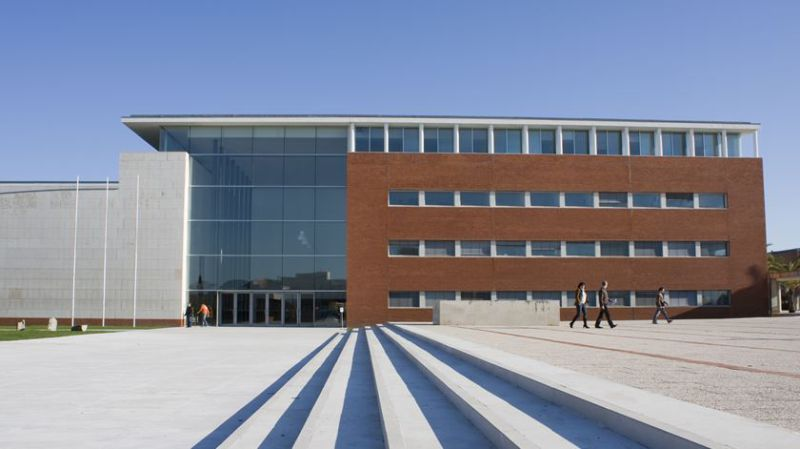
//> input picture tutorial_assigments/assigment_3/code/exer2/ua.jpeg, 800 x 449 px
$ ./canny ua.jpeg   (built with g++ and OpenCV 4)
//> lines starting //> are read from the running program, lines starting //| are printed output that depends on the picture
/**
 * @file CannyDetector_Demo.cpp
 * @brief Sample code showing how to detect edges using the Canny Detector
 * @author OpenCV team
 */

#include "opencv2/imgproc.hpp"
#include "opencv2/highgui.hpp"
#include <iostream>

using namespace cv;

//![variables]
Mat src, src_gray;
Mat dst, detected_edges;

int lowThreshold = 0;
const int max_lowThreshold = 100;
const int ratio = 3;
const int kernel_size = 5;
const char* window_name = "Edge Map";
//![variables]

/**
 * @function CannyThreshold
 * @brief Trackbar callback - Canny thresholds input with a ratio 1:3
 */
static void CannyThreshold(int, void*)
{
    //![reduce_noise]
    /// Reduce noise with a kernel 3x3
    blur( src_gray, detected_edges, Size(3,3) );
    //![reduce_noise]

    //![canny]
    /// Canny detector
    Canny( detected_edges, detected_edges, lowThreshold, lowThreshold*ratio, kernel_size );
    //![canny]

    /// Using Canny's output as a mask, we display our result
    //![fill]
  //  dst = Scalar::all(0);
    //![fill]

    //![copyto]
  //  src.copyTo( dst, detected_edges);
    //![copyto]

    //![display]
    imshow( window_name, detected_edges );
    //![display]
}


/**
 * @function main
 */
int main( int argc, char** argv )
{
  //![load]
  CommandLineParser parser( argc, argv, "{@input | ../data/fruits.jpg | input image}" );
  src = imread( parser.get<String>( "@input" ), IMREAD_COLOR ); // Load an image
//> src is the input picture: 449 rows x 800 cols, CV_8UC3; mean B, G, R 157.4, 140.8, 135.2

  if( src.empty() )
  {


  }

  VideoCapture cap(0); // open the default camera
  if(!cap.isOpened())  // check if we succeeded
      return -1;

  Mat frame;
  namedWindow( window_name, WINDOW_AUTOSIZE );
  createTrackbar( "Min Threshold:", window_name, &lowThreshold, max_lowThreshold, CannyThreshold );


  for (;;) {
    if(src.empty()){
        cap >> frame;
    }else{
        frame = src.clone();
    }

    dst.create( frame.size(), frame.type() );
    cvtColor( frame, src_gray, COLOR_BGR2GRAY );
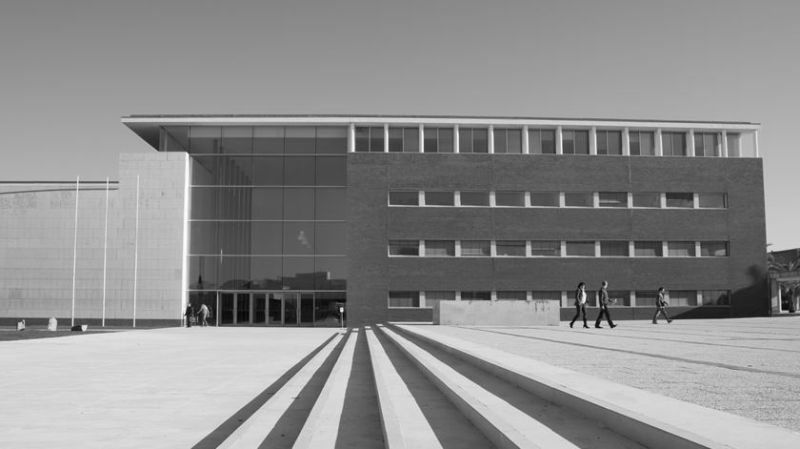
//> src_gray: 449 rows x 800 cols, CV_8UC1; min 2, max 254, mean 141
    CannyThreshold(0, 0);
//> in CannyThreshold, `Canny( detected_edges, detected_edges, lowThreshold, lowThreshold*rati..`:
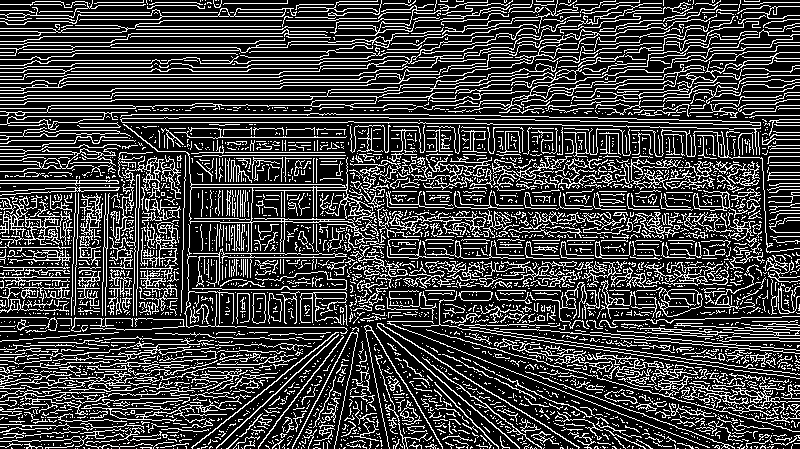
//> detected_edges: 449 rows x 800 cols, CV_8UC1; 25.4% white in thin lines or dots

    waitKey(1);
  }
  //![load]

  //![create_mat]
  /// Create a matrix of the same type and size as src (for dst)
  //![create_mat]

  //![convert_to_gray]

  //![convert_to_gray]

  //![create_window]

  //![create_window]

  //![create_trackbar]
  /// Create a Trackbar for user to enter threshold

  //![create_trackbar]

  /// Show the image


  /// Wait until user exit program by pressing a key


  return 0;
}
